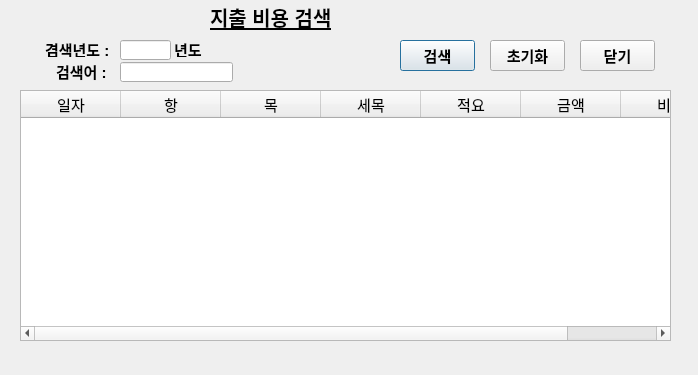
<?xml version="1.0" encoding="UTF-8"?>
<ui version="4.0">
 <class>cost_serch</class>
 <widget class="QDialog" name="cost_serch">
  <property name="geometry">
   <rect>
    <x>0</x>
    <y>0</y>
    <width>698</width>
    <height>375</height>
   </rect>
  </property>
  <property name="font">
   <font>
    <pointsize>11</pointsize>
   </font>
  </property>
  <property name="windowTitle">
   <string>Dialog</string>
  </property>
  <widget class="QLabel" name="label">
   <property name="geometry">
    <rect>
     <x>210</x>
     <y>1</y>
     <width>151</width>
     <height>31</height>
    </rect>
   </property>
   <property name="font">
    <font>
     <pointsize>15</pointsize>
     <weight>75</weight>
     <bold>true</bold>
     <underline>true</underline>
    </font>
   </property>
   <property name="text">
    <string>지출 비용 검색</string>
   </property>
  </widget>
  <widget class="QPushButton" name="cost_reg_return_Button">
   <property name="geometry">
    <rect>
     <x>580</x>
     <y>40</y>
     <width>75</width>
     <height>31</height>
    </rect>
   </property>
   <property name="font">
    <font>
     <pointsize>11</pointsize>
     <weight>75</weight>
     <bold>true</bold>
    </font>
   </property>
   <property name="focusPolicy">
    <enum>Qt::NoFocus</enum>
   </property>
   <property name="text">
    <string>닫기</string>
   </property>
  </widget>
  <widget class="QPushButton" name="reset_Button">
   <property name="geometry">
    <rect>
     <x>490</x>
     <y>40</y>
     <width>75</width>
     <height>31</height>
    </rect>
   </property>
   <property name="font">
    <font>
     <pointsize>11</pointsize>
     <weight>75</weight>
     <bold>true</bold>
    </font>
   </property>
   <property name="focusPolicy">
    <enum>Qt::NoFocus</enum>
   </property>
   <property name="text">
    <string>초기화</string>
   </property>
  </widget>
  <widget class="QLabel" name="label_2">
   <property name="geometry">
    <rect>
     <x>56</x>
     <y>61</y>
     <width>61</width>
     <height>20</height>
    </rect>
   </property>
   <property name="font">
    <font>
     <pointsize>11</pointsize>
     <weight>75</weight>
     <bold>true</bold>
    </font>
   </property>
   <property name="text">
    <string>검색어 :</string>
   </property>
  </widget>
  <widget class="QLineEdit" name="serch_word_widget">
   <property name="geometry">
    <rect>
     <x>120</x>
     <y>62</y>
     <width>113</width>
     <height>20</height>
    </rect>
   </property>
   <property name="font">
    <font>
     <pointsize>11</pointsize>
     <weight>75</weight>
     <bold>true</bold>
    </font>
   </property>
  </widget>
  <widget class="QTableWidget" name="cost_serch_tableWidget">
   <property name="geometry">
    <rect>
     <x>20</x>
     <y>90</y>
     <width>651</width>
     <height>251</height>
    </rect>
   </property>
   <property name="font">
    <font>
     <pointsize>11</pointsize>
    </font>
   </property>
   <property name="focusPolicy">
    <enum>Qt::NoFocus</enum>
   </property>
   <column>
    <property name="text">
     <string>일자</string>
    </property>
   </column>
   <column>
    <property name="text">
     <string>항</string>
    </property>
   </column>
   <column>
    <property name="text">
     <string>목</string>
    </property>
   </column>
   <column>
    <property name="text">
     <string>세목</string>
    </property>
   </column>
   <column>
    <property name="text">
     <string>적요</string>
    </property>
   </column>
   <column>
    <property name="text">
     <string>금액</string>
    </property>
   </column>
   <column>
    <property name="text">
     <string>비고</string>
    </property>
   </column>
  </widget>
  <widget class="QPushButton" name="cost_serch_Button">
   <property name="geometry">
    <rect>
     <x>400</x>
     <y>40</y>
     <width>75</width>
     <height>31</height>
    </rect>
   </property>
   <property name="font">
    <font>
     <pointsize>11</pointsize>
     <weight>75</weight>
     <bold>true</bold>
    </font>
   </property>
   <property name="text">
    <string>검색</string>
   </property>
  </widget>
  <widget class="QLabel" name="label_3">
   <property name="geometry">
    <rect>
     <x>45</x>
     <y>41</y>
     <width>71</width>
     <height>16</height>
    </rect>
   </property>
   <property name="font">
    <font>
     <pointsize>11</pointsize>
     <weight>75</weight>
     <bold>true</bold>
    </font>
   </property>
   <property name="text">
    <string>겸색년도 :</string>
   </property>
  </widget>
  <widget class="QLineEdit" name="serch_year_widget">
   <property name="geometry">
    <rect>
     <x>120</x>
     <y>40</y>
     <width>51</width>
     <height>20</height>
    </rect>
   </property>
   <property name="font">
    <font>
     <pointsize>11</pointsize>
     <weight>75</weight>
     <bold>true</bold>
    </font>
   </property>
   <property name="alignment">
    <set>Qt::AlignRight|Qt::AlignTrailing|Qt::AlignVCenter</set>
   </property>
  </widget>
  <widget class="QLabel" name="label_4">
   <property name="geometry">
    <rect>
     <x>174</x>
     <y>41</y>
     <width>31</width>
     <height>16</height>
    </rect>
   </property>
   <property name="font">
    <font>
     <pointsize>11</pointsize>
     <weight>75</weight>
     <bold>true</bold>
    </font>
   </property>
   <property name="text">
    <string>년도</string>
   </property>
  </widget>
 </widget>
 <tabstops>
  <tabstop>serch_year_widget</tabstop>
  <tabstop>serch_word_widget</tabstop>
  <tabstop>cost_serch_tableWidget</tabstop>
  <tabstop>cost_serch_Button</tabstop>
  <tabstop>reset_Button</tabstop>
  <tabstop>cost_reg_return_Button</tabstop>
 </tabstops>
 <resources/>
 <connections>
  <connection>
   <sender>cost_serch_Button</sender>
   <signal>clicked()</signal>
   <receiver>cost_serch</receiver>
   <slot>cost_reg_serch()</slot>
   <hints>
    <hint type="sourcelabel">
     <x>414</x>
     <y>40</y>
    </hint>
    <hint type="destinationlabel">
     <x>374</x>
     <y>38</y>
    </hint>
   </hints>
  </connection>
  <connection>
   <sender>reset_Button</sender>
   <signal>clicked()</signal>
   <receiver>cost_serch</receiver>
   <slot>serch_reset_Button()</slot>
   <hints>
    <hint type="sourcelabel">
     <x>503</x>
     <y>48</y>
    </hint>
    <hint type="destinationlabel">
     <x>492</x>
     <y>40</y>
    </hint>
   </hints>
  </connection>
  <connection>
   <sender>cost_reg_return_Button</sender>
   <signal>clicked()</signal>
   <receiver>cost_serch</receiver>
   <slot>cost_reg_return()</slot>
   <hints>
    <hint type="sourcelabel">
     <x>598</x>
     <y>41</y>
    </hint>
    <hint type="destinationlabel">
     <x>585</x>
     <y>43</y>
    </hint>
   </hints>
  </connection>
 </connections>
 <slots>
  <slot>cost_reg_return()</slot>
  <slot>serch_reset_Button()</slot>
  <slot>cost_reg_serch()</slot>
 </slots>
</ui>
